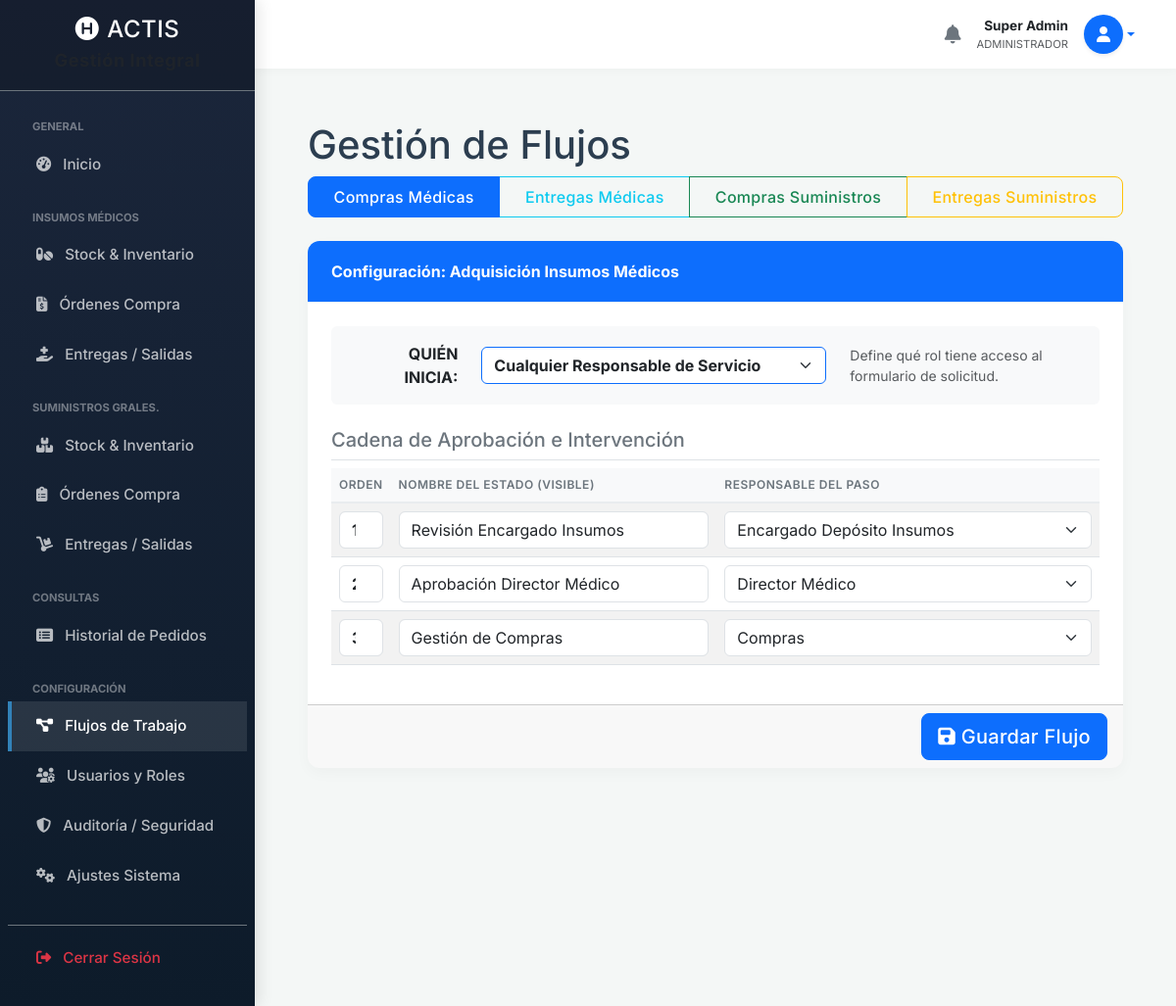
/admin_flujos.php (signed in), run on the app's committed database.
### tables this page shows
CREATE TABLE `config_procesos` (
  `codigo` varchar(50) NOT NULL,
  `nombre` varchar(100) NOT NULL,
  `id_rol_iniciador` int(11) NOT NULL
);

CREATE TABLE `config_flujos` (
  `id` int(11) NOT NULL,
  `nombre_proceso` varchar(50) NOT NULL,
  `paso_orden` int(11) NOT NULL,
  `nombre_estado` varchar(50) NOT NULL,
  `etiqueta_estado` varchar(100) NOT NULL,
  `id_rol_responsable` int(11) NOT NULL,
  `requiere_firma` tinyint(1) DEFAULT 0
);

CREATE TABLE `roles` (
  `id` int(11) NOT NULL,
  `nombre` varchar(50) NOT NULL,
  `descripcion` varchar(255) DEFAULT NULL
);

### admin_flujos.php (the view, shortened to what this page needs)
<?php
require 'db.php';
$proceso_seleccionado = $_GET['proceso'] ?? 'adquisicion_insumos';
include 'includes/header.php';
include 'includes/sidebar.php';
include 'includes/navbar.php';
$roles = $pdo->query("SELECT * FROM roles ORDER BY nombre ASC")->fetchAll();
$roles_extendidos = $roles;
$roles_extendidos[] = ['id' => 0, 'nombre' => '--- EL SOLICITANTE (Servicio) ---'];
$proc_info = $pdo->prepare("SELECT * FROM config_procesos WHERE codigo = :c");
$proc_info->execute([':c' => $proceso_seleccionado]);
$info_proceso = $proc_info->fetch();
$pasos = $pdo->prepare("SELECT * FROM config_flujos WHERE nombre_proceso = :proc ORDER BY paso_orden ASC");
$pasos->execute([':proc' => $proceso_seleccionado]);
$lista_pasos = $pasos->fetchAll();
?>
<div class="container-fluid px-4">
    <h1 class="mt-4">Gestión de Flujos</h1>
    <div class="btn-group mb-4 w-100">
        <a href="?proceso=adquisicion_insumos" class="btn btn-outline-primary <?php echo ($proceso_seleccionado=='adquisicion_insumos')?'active':''; ?>">Compras Médicas</a>
        <a href="?proceso=movimiento_insumos" class="btn btn-outline-info <?php echo ($proceso_seleccionado=='movimiento_insumos')?'active':''; ?>">Entregas Médicas</a>
        <a href="?proceso=adquisicion_suministros" class="btn btn-outline-success <?php echo ($proceso_seleccionado=='adquisicion_suministros')?'active':''; ?>">Compras Suministros</a>
        <a href="?proceso=movimiento_suministros" class="btn btn-outline-warning <?php echo ($proceso_seleccionado=='movimiento_suministros')?'active':''; ?>">Entregas Suministros</a>
    </div>
    <form method="POST">
        <div class="card mb-4 border-primary">
            <div class="card-header bg-primary text-white fw-bold">
                Configuración: <?php echo $info_proceso['nombre']; ?>
            </div>
            <div class="card-body">
                <div class="row mb-4 align-items-center bg-light p-3 rounded mx-0">
                    <div class="col-md-2 fw-bold text-end">QUIÉN INICIA:</div>
                    <div class="col-md-6">
                        <select name="iniciador" class="form-select border-primary fw-bold">
                            <option value="0" <?php echo ($info_proceso['id_rol_iniciador'] == 0) ? 'selected' : ''; ?>>Cualquier Responsable de Servicio</option>
                        </select>
                    </div>
                    <div class="col-md-4 text-muted small">Define qué rol tiene acceso al formulario de solicitud.</div>
                </div>
                <h5 class="text-secondary border-bottom pb-2">Cadena de Aprobación e Intervención</h5>
                <table class="table table-striped align-middle">
                    <thead class="table-dark">
                        <tr><th width="50">Orden</th><th>Nombre del Estado (Visible)</th><th>Responsable del Paso</th></tr>
                    </thead>
                    <tbody>
                        <?php foreach($lista_pasos as $p): ?>
                        <tr>
                            <td><input type="number" name="pasos[<?php echo $p['id']; ?>][orden]" class="form-control text-center fw-bold" value="<?php echo $p['paso_orden']; ?>"></td>
                            <td><input type="text" name="pasos[<?php echo $p['id']; ?>][etiqueta]" class="form-control" value="<?php echo $p['etiqueta_estado']; ?>"></td>
                            <td>
                                <select name="pasos[<?php echo $p['id']; ?>][rol]" class="form-select">
                                    <?php foreach($roles_extendidos as $r): ?>
                                        <option value="<?php echo $r['id']; ?>" <?php echo ($r['id'] == $p['id_rol_responsable']) ? 'selected' : ''; ?>>
                                            <?php echo $r['nombre']; ?>
                                        </option>
                                    <?php endforeach; ?>
                                </select>
                            </td>
                        </tr>
                        <?php endforeach; ?>
                    </tbody>
                </table>
            </div>
            <div class="card-footer text-end">
                <button type="submit" class="btn btn-primary btn-lg"><i class="fas fa-save"></i> Guardar Flujo</button>
            </div>
        </div>
    </form>
</div>
<?php include 'includes/footer.php'; ?>

### header.php (style rules this page uses)
:root { --primary-color: #0f4c75; --secondary-color: #3282b8; --accent-color: #bbe1fa; --bg-color: #f4f7f6; --text-color: #2c3e50; --sidebar-width: 260px; }
body { background-color: var(--bg-color); font-family: 'Inter', sans-serif; color: var(--text-color); overflow-x: hidden; }
.card { border: none; border-radius: 12px; box-shadow: 0 5px 15px rgba(0,0,0,0.03); transition: transform 0.2s; background: #fff; margin-bottom: 1.5rem; overflow: hidden; }
.card-header { background-color: #fff; border-bottom: 1px solid #edf2f7; padding: 1.2rem 1.5rem; font-weight: 700; color: var(--primary-color); display: flex; align-items: center; justify-content: space-between; }
.card-body { padding: 1.5rem; }
.table thead th { background-color: #f8f9fa; color: #6c757d; font-weight: 600; text-transform: uppercase; font-size: 0.75rem; letter-spacing: 0.5px; border-bottom: 2px solid #e9ecef; white-space: nowrap; }
.table td { vertical-align: middle; }
.btn { border-radius: 8px; font-weight: 500; letter-spacing: 0.3px; padding: 0.5rem 1rem; }

### data on the page
config_procesos: nombre "Adquisición Insumos Médicos", iniciador "Cualquier Responsable de Servicio"
config_flujos: id+paso_orden "1", etiqueta_estado "Revisión Encargado Insumos", id_rol_responsable+id "Encargado Depósito Insumos"
config_flujos: id+paso_orden "2", etiqueta_estado "Aprobación Director Médico", id_rol_responsable+id "Director Médico"
config_flujos: id+paso_orden "3", etiqueta_estado "Gestión de Compras", id_rol_responsable+id "Compras"

### other printed values
$nombre_usuario_global "Super Admin"
$rol_principal_global "ADMINISTRADOR"
